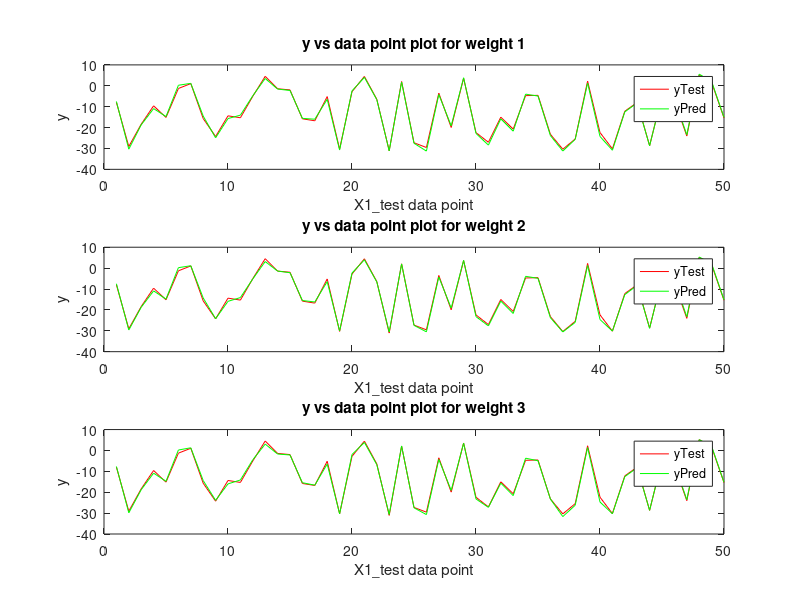

MATLAB code to generate this figure:
%% loading data
clc
X1_test = csvread('Problem1_Input_Test.csv');
X1_train = csvread('Problem1_Input_Training.csv');

Y3_train = csvread('Problem3_Output_Training.csv');
Y3_test = csvread('Problem3_Output_Test.csv');

n = size(X1_train, 1);
m = size(X1_train, 2);

% display(n)
% display(m)

%% adding ones to first column
X1_train = [ones(n,1) X1_train];
X1_test = [ones(n,1) X1_test];

%% initialize y_test_pred
Y3_test_pred = ones(n, 3);

%% calculating weight for each test data
d = zeros(n, 1);
w = zeros(n, 3);

%% i for iterating through test data and j for train data
phi = 1;
epsilon = 0.0001;

for i = 1:n
   for j = 1:n
      % d(j) =  dot(X1_train(j, :), X1_test(i, :))/(norm(X1_train(j, :))*norm(X1_test(i, :)));
      d(j) = norm(X1_train(j,:) - X1_test(i,:));
      % w(j) = exp((-d(j)^2));
   end
   % normalizing d 
   d = (d - mean(d))/std(d);
   d = abs(d);
   w(:,1) = d <= 1;
   w(:,2) = exp((-d.^2)/(2*phi));
   w(:,3) = exp(-d.^2);
   for k = 1:n
      if d(k) > epsilon
          w(k,3) = 1/d(k);
      else
          w(k,3) = 10;
      end
   end
   
   % for first test data we got d and w, now compute beta_hat
   % display(d);
   
   for l = 1:3
       V = diag(w(:, l));
       Inv_V = V;
       beta_hat = pinv(X1_train' * Inv_V * X1_train) * X1_train' * Inv_V * Y3_train;
       % display(beta_hat);
       Y3_test_pred(i, l) = X1_test(i, :) * beta_hat;
   end
   
end
display(Y3_test_pred);

%% calculate rmse for test data
rmse_test_pred = zeros(3,1);

for m = 1:3
    mse_test_pred = mean((Y3_test - Y3_test_pred(:,m)).^2);
    rmse_test_pred(m) = sqrt(mse_test_pred);
end
display(rmse_test_pred);

%% ploting prediction and actual value on testing data plot
test_data_point = 1:size(Y3_test,1);
test_data_point = test_data_point';

x0=10;
y0=10;
width=550;
height=400;
set(gcf,'units','points','position',[x0,y0,width,height])

for p = 1:3
    subplot(3,1,p);
    plot(test_data_point, Y3_test , 'r-');
    hold on;
    plot(test_data_point, Y3_test_pred(:,p), 'g-');
    hold off
    if p == 1
        title('y vs data point plot for weight 1');
    elseif p == 2
        title('y vs data point plot for weight 2');
    else
        title('y vs data point plot for weight 3');
    end
    xlabel('X1\_test data point') % x-axis label
    ylabel('y') % y-axis label
    legend('yTest','yPred');
end
